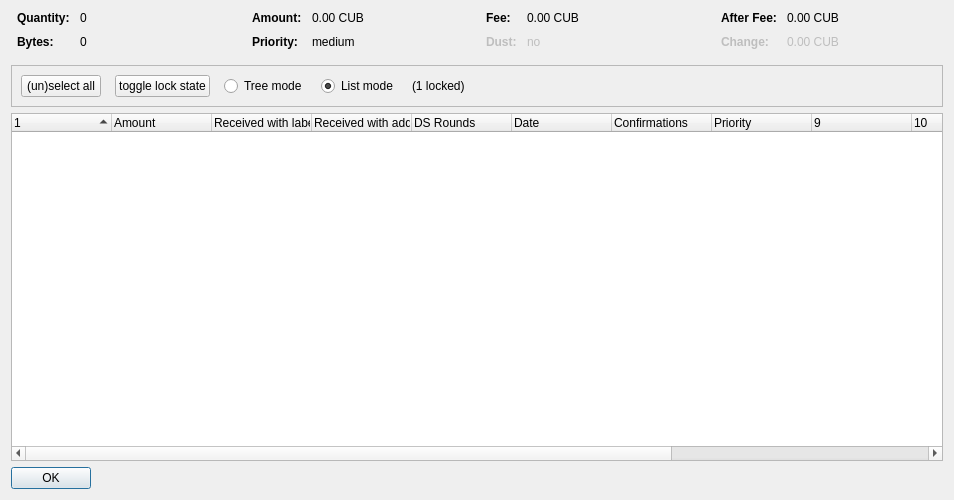
<?xml version="1.0" encoding="UTF-8"?>
<ui version="4.0">
 <class>CoinControlDialog</class>
 <widget class="QDialog" name="CoinControlDialog">
  <property name="geometry">
   <rect>
    <x>0</x>
    <y>0</y>
    <width>954</width>
    <height>500</height>
   </rect>
  </property>
  <property name="windowTitle">
   <string>Coin Selection</string>
  </property>
  <layout class="QVBoxLayout" name="verticalLayout">
   <item>
    <layout class="QHBoxLayout" name="horizontalLayoutTop" stretch="0,0,0,0">
     <property name="topMargin">
      <number>0</number>
     </property>
     <property name="bottomMargin">
      <number>10</number>
     </property>
     <item>
      <layout class="QFormLayout" name="formLayoutCoinControl1">
       <property name="horizontalSpacing">
        <number>10</number>
       </property>
       <property name="verticalSpacing">
        <number>10</number>
       </property>
       <property name="leftMargin">
        <number>6</number>
       </property>
       <property name="rightMargin">
        <number>6</number>
       </property>
       <item row="0" column="0">
        <widget class="QLabel" name="labelCoinControlQuantityText">
         <property name="font">
          <font>
           <weight>75</weight>
           <bold>true</bold>
          </font>
         </property>
         <property name="text">
          <string>Quantity:</string>
         </property>
        </widget>
       </item>
       <item row="0" column="1">
        <widget class="QLabel" name="labelCoinControlQuantity">
         <property name="cursor">
          <cursorShape>IBeamCursor</cursorShape>
         </property>
         <property name="contextMenuPolicy">
          <enum>Qt::ActionsContextMenu</enum>
         </property>
         <property name="text">
          <string notr="true">0</string>
         </property>
         <property name="textInteractionFlags">
          <set>Qt::LinksAccessibleByMouse|Qt::TextSelectableByKeyboard|Qt::TextSelectableByMouse</set>
         </property>
        </widget>
       </item>
       <item row="1" column="0">
        <widget class="QLabel" name="labelCoinControlBytesText">
         <property name="font">
          <font>
           <weight>75</weight>
           <bold>true</bold>
          </font>
         </property>
         <property name="text">
          <string>Bytes:</string>
         </property>
        </widget>
       </item>
       <item row="1" column="1">
        <widget class="QLabel" name="labelCoinControlBytes">
         <property name="cursor">
          <cursorShape>IBeamCursor</cursorShape>
         </property>
         <property name="contextMenuPolicy">
          <enum>Qt::ActionsContextMenu</enum>
         </property>
         <property name="text">
          <string notr="true">0</string>
         </property>
         <property name="textInteractionFlags">
          <set>Qt::LinksAccessibleByMouse|Qt::TextSelectableByKeyboard|Qt::TextSelectableByMouse</set>
         </property>
        </widget>
       </item>
      </layout>
     </item>
     <item>
      <layout class="QFormLayout" name="formLayoutCoinControl2">
       <property name="horizontalSpacing">
        <number>10</number>
       </property>
       <property name="verticalSpacing">
        <number>10</number>
       </property>
       <property name="leftMargin">
        <number>6</number>
       </property>
       <property name="rightMargin">
        <number>6</number>
       </property>
       <item row="0" column="0">
        <widget class="QLabel" name="labelCoinControlAmountText">
         <property name="font">
          <font>
           <weight>75</weight>
           <bold>true</bold>
          </font>
         </property>
         <property name="text">
          <string>Amount:</string>
         </property>
        </widget>
       </item>
       <item row="0" column="1">
        <widget class="QLabel" name="labelCoinControlAmount">
         <property name="cursor">
          <cursorShape>IBeamCursor</cursorShape>
         </property>
         <property name="contextMenuPolicy">
          <enum>Qt::ActionsContextMenu</enum>
         </property>
         <property name="text">
          <string notr="true">0.00 CUB</string>
         </property>
         <property name="textInteractionFlags">
          <set>Qt::LinksAccessibleByMouse|Qt::TextSelectableByKeyboard|Qt::TextSelectableByMouse</set>
         </property>
        </widget>
       </item>
       <item row="1" column="0">
        <widget class="QLabel" name="labelCoinControlPriorityText">
         <property name="font">
          <font>
           <weight>75</weight>
           <bold>true</bold>
          </font>
         </property>
         <property name="text">
          <string>Priority:</string>
         </property>
        </widget>
       </item>
       <item row="1" column="1">
        <widget class="QLabel" name="labelCoinControlPriority">
         <property name="cursor">
          <cursorShape>IBeamCursor</cursorShape>
         </property>
         <property name="contextMenuPolicy">
          <enum>Qt::ActionsContextMenu</enum>
         </property>
         <property name="text">
          <string>medium</string>
         </property>
         <property name="textInteractionFlags">
          <set>Qt::LinksAccessibleByMouse|Qt::TextSelectableByKeyboard|Qt::TextSelectableByMouse</set>
         </property>
        </widget>
       </item>
      </layout>
     </item>
     <item>
      <layout class="QFormLayout" name="formLayoutCoinControl3">
       <property name="horizontalSpacing">
        <number>10</number>
       </property>
       <property name="verticalSpacing">
        <number>10</number>
       </property>
       <property name="leftMargin">
        <number>6</number>
       </property>
       <property name="rightMargin">
        <number>6</number>
       </property>
       <item row="0" column="0">
        <widget class="QLabel" name="labelCoinControlFeeText">
         <property name="font">
          <font>
           <weight>75</weight>
           <bold>true</bold>
          </font>
         </property>
         <property name="text">
          <string>Fee:</string>
         </property>
        </widget>
       </item>
       <item row="0" column="1">
        <widget class="QLabel" name="labelCoinControlFee">
         <property name="cursor">
          <cursorShape>IBeamCursor</cursorShape>
         </property>
         <property name="contextMenuPolicy">
          <enum>Qt::ActionsContextMenu</enum>
         </property>
         <property name="text">
          <string notr="true">0.00 CUB</string>
         </property>
         <property name="textInteractionFlags">
          <set>Qt::LinksAccessibleByMouse|Qt::TextSelectableByKeyboard|Qt::TextSelectableByMouse</set>
         </property>
        </widget>
       </item>
       <item row="1" column="0">
        <widget class="QLabel" name="labelCoinControlLowOutputText">
         <property name="enabled">
          <bool>false</bool>
         </property>
         <property name="font">
          <font>
           <weight>75</weight>
           <bold>true</bold>
          </font>
         </property>
         <property name="text">
          <string>Dust:</string>
         </property>
        </widget>
       </item>
       <item row="1" column="1">
        <widget class="QLabel" name="labelCoinControlLowOutput">
         <property name="enabled">
          <bool>false</bool>
         </property>
         <property name="cursor">
          <cursorShape>IBeamCursor</cursorShape>
         </property>
         <property name="contextMenuPolicy">
          <enum>Qt::ActionsContextMenu</enum>
         </property>
         <property name="text">
          <string>no</string>
         </property>
         <property name="textInteractionFlags">
          <set>Qt::LinksAccessibleByMouse|Qt::TextSelectableByKeyboard|Qt::TextSelectableByMouse</set>
         </property>
        </widget>
       </item>
      </layout>
     </item>
     <item>
      <layout class="QFormLayout" name="formLayoutCoinControl4">
       <property name="horizontalSpacing">
        <number>10</number>
       </property>
       <property name="verticalSpacing">
        <number>10</number>
       </property>
       <property name="leftMargin">
        <number>6</number>
       </property>
       <property name="rightMargin">
        <number>6</number>
       </property>
       <item row="0" column="0">
        <widget class="QLabel" name="labelCoinControlAfterFeeText">
         <property name="font">
          <font>
           <weight>75</weight>
           <bold>true</bold>
          </font>
         </property>
         <property name="text">
          <string>After Fee:</string>
         </property>
        </widget>
       </item>
       <item row="0" column="1">
        <widget class="QLabel" name="labelCoinControlAfterFee">
         <property name="cursor">
          <cursorShape>IBeamCursor</cursorShape>
         </property>
         <property name="contextMenuPolicy">
          <enum>Qt::ActionsContextMenu</enum>
         </property>
         <property name="text">
          <string notr="true">0.00 CUB</string>
         </property>
         <property name="textInteractionFlags">
          <set>Qt::LinksAccessibleByMouse|Qt::TextSelectableByKeyboard|Qt::TextSelectableByMouse</set>
         </property>
        </widget>
       </item>
       <item row="1" column="0">
        <widget class="QLabel" name="labelCoinControlChangeText">
         <property name="enabled">
          <bool>false</bool>
         </property>
         <property name="font">
          <font>
           <weight>75</weight>
           <bold>true</bold>
          </font>
         </property>
         <property name="text">
          <string>Change:</string>
         </property>
        </widget>
       </item>
       <item row="1" column="1">
        <widget class="QLabel" name="labelCoinControlChange">
         <property name="enabled">
          <bool>false</bool>
         </property>
         <property name="cursor">
          <cursorShape>IBeamCursor</cursorShape>
         </property>
         <property name="contextMenuPolicy">
          <enum>Qt::ActionsContextMenu</enum>
         </property>
         <property name="text">
          <string notr="true">0.00 CUB</string>
         </property>
         <property name="textInteractionFlags">
          <set>Qt::LinksAccessibleByMouse|Qt::TextSelectableByKeyboard|Qt::TextSelectableByMouse</set>
         </property>
        </widget>
       </item>
      </layout>
     </item>
    </layout>
   </item>
   <item>
    <widget class="QFrame" name="frame">
     <property name="minimumSize">
      <size>
       <width>0</width>
       <height>40</height>
      </size>
     </property>
     <property name="frameShape">
      <enum>QFrame::StyledPanel</enum>
     </property>
     <property name="frameShadow">
      <enum>QFrame::Sunken</enum>
     </property>
     <layout class="QHBoxLayout" name="horizontalLayout">
      <item>
       <layout class="QHBoxLayout" name="horizontalLayoutPanel" stretch="0,0,0,0,0,0">
        <property name="spacing">
         <number>14</number>
        </property>
        <item>
         <widget class="QPushButton" name="pushButtonSelectAll">
          <property name="sizePolicy">
           <sizepolicy hsizetype="Maximum" vsizetype="Fixed">
            <horstretch>0</horstretch>
            <verstretch>0</verstretch>
           </sizepolicy>
          </property>
          <property name="text">
           <string>(un)select all</string>
          </property>
          <property name="autoDefault">
           <bool>false</bool>
          </property>
         </widget>
        </item>
        <item>
         <widget class="QPushButton" name="pushButtonToggleLock">
          <property name="sizePolicy">
           <sizepolicy hsizetype="Maximum" vsizetype="Fixed">
            <horstretch>0</horstretch>
            <verstretch>0</verstretch>
           </sizepolicy>
          </property>
          <property name="text">
           <string>toggle lock state</string>
          </property>
          <property name="autoDefault">
           <bool>false</bool>
          </property>
         </widget>
        </item>
        <item>
         <widget class="QRadioButton" name="radioTreeMode">
          <property name="sizePolicy">
           <sizepolicy hsizetype="Maximum" vsizetype="Fixed">
            <horstretch>0</horstretch>
            <verstretch>0</verstretch>
           </sizepolicy>
          </property>
          <property name="text">
           <string>Tree mode</string>
          </property>
         </widget>
        </item>
        <item>
         <widget class="QRadioButton" name="radioListMode">
          <property name="sizePolicy">
           <sizepolicy hsizetype="Maximum" vsizetype="Fixed">
            <horstretch>0</horstretch>
            <verstretch>0</verstretch>
           </sizepolicy>
          </property>
          <property name="text">
           <string>List mode</string>
          </property>
          <property name="checked">
           <bool>true</bool>
          </property>
         </widget>
        </item>
        <item>
         <widget class="QLabel" name="labelLocked">
          <property name="text">
           <string>(1 locked)</string>
          </property>
         </widget>
        </item>
        <item>
         <spacer name="horizontalSpacer">
          <property name="orientation">
           <enum>Qt::Horizontal</enum>
          </property>
          <property name="sizeHint" stdset="0">
           <size>
            <width>40</width>
            <height>20</height>
           </size>
          </property>
         </spacer>
        </item>
       </layout>
      </item>
     </layout>
    </widget>
   </item>
   <item>
    <widget class="CoinControlTreeWidget" name="treeWidget">
     <property name="contextMenuPolicy">
      <enum>Qt::CustomContextMenu</enum>
     </property>
     <property name="sortingEnabled">
      <bool>false</bool>
     </property>
     <property name="columnCount">
      <number>13</number>
     </property>
     <attribute name="headerShowSortIndicator" stdset="0">
      <bool>true</bool>
     </attribute>
     <attribute name="headerStretchLastSection">
      <bool>false</bool>
     </attribute>
     <column>
      <property name="text">
       <string/>
      </property>
     </column>
     <column>
      <property name="text">
       <string>Amount</string>
      </property>
     </column>
     <column>
      <property name="text">
       <string>Received with label</string>
      </property>
     </column>
     <column>
      <property name="text">
       <string>Received with address</string>
      </property>
     </column>
     <column>
      <property name="text">
       <string>DS Rounds</string>
      </property>
     </column>
     <column>
      <property name="text">
       <string>Date</string>
      </property>
     </column>
     <column>
      <property name="text">
       <string>Confirmations</string>
      </property>
      <property name="toolTip">
       <string>Confirmed</string>
      </property>
     </column>
     <column>
      <property name="text">
       <string>Priority</string>
      </property>
     </column>
     <column>
      <property name="text">
       <string/>
      </property>
     </column>
     <column>
      <property name="text">
       <string/>
      </property>
     </column>
     <column>
      <property name="text">
       <string/>
      </property>
     </column>
     <column>
      <property name="text">
       <string/>
      </property>
     </column>
     <column>
      <property name="text">
       <string/>
      </property>
     </column>
    </widget>
   </item>
   <item>
    <widget class="QDialogButtonBox" name="buttonBox">
     <property name="sizePolicy">
      <sizepolicy hsizetype="Maximum" vsizetype="Fixed">
       <horstretch>0</horstretch>
       <verstretch>0</verstretch>
      </sizepolicy>
     </property>
     <property name="orientation">
      <enum>Qt::Horizontal</enum>
     </property>
     <property name="standardButtons">
      <set>QDialogButtonBox::Ok</set>
     </property>
    </widget>
   </item>
  </layout>
 </widget>
 <customwidgets>
  <customwidget>
   <class>CoinControlTreeWidget</class>
   <extends>QTreeWidget</extends>
   <header>coincontroltreewidget.h</header>
  </customwidget>
 </customwidgets>
 <resources/>
 <connections/>
</ui>
